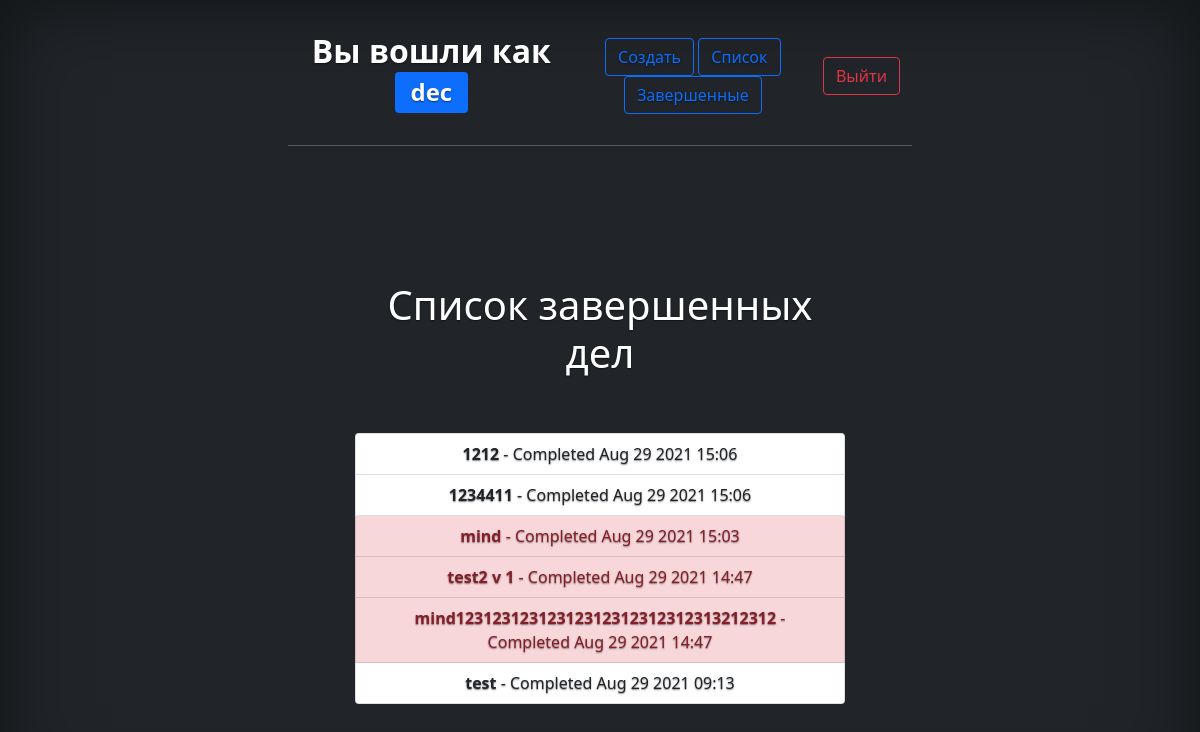
Page /completed/ (signed in) on the committed database.
### todo/models.py (models this page shows, shortened)
class Todo(models.Model):
    title = models.CharField(max_length=100)
    memo = models.TextField(blank=True)
    created = models.DateTimeField(auto_now_add=True)
    datecompleted = models.DateTimeField(null=True, blank=True)
    important = models.BooleanField(default=False)
    user = models.ForeignKey(User, on_delete=models.CASCADE)

### todo/views.py (the view)
# urls.py: path('completed/', views.completedtodos, name='completedtodos'),
@login_required
def completedtodos(request):
    todos = Todo.objects.filter(user=request.user, datecompleted__isnull=False).order_by('-datecompleted')
    return render(request, 'todo/completedtodos.html', {'todos': todos})

### todo/templates/todo/completedtodos.html
{% extends "todo/base.html" %}
{% block content %}
    <div class="row justify-content-center mt-5">
        <div class="col-md-10">
            <h1>Список завершенных дел</h1>
        </div>
    </div>
    <div class="row justify-content-center mt-5">
        <div class="col-md-10">
            <div class="list-group">
                {% for todo in todos %}
                    <a href="{% url 'viewtodo' todo.id %}" class="list-group-item list-group-item-action{% if todo.important %} list-group-item-danger{% endif %}"><b>{{ todo.title }}</b> - Completed {{ todo.datecompleted|date:'M j Y H:i' }}</a>
                {% endfor %}
            </div>
        </div>
    </div>
{% endblock %}

### todo/templates/todo/base.html (shortened to what this page needs)
<!doctype html>
<html lang="en" class="h-100">
  <head>
  <link href="https://cdn.jsdelivr.net/npm/bootstrap@5.1.0/dist/css/bootstrap.min.css" rel="stylesheet">
   <link href="bootstrap.min.css" rel="stylesheet" >
    <link href="cover.css" rel="stylesheet">
  </head>
  <body class="d-flex h-100 text-center text-white bg-dark">
<div class="cover-container d-flex w-100 h-100 p-4 mx-auto flex-column">
  <header class="mb-auto">
    <div>
        <nav class="navbar navbar-expand-lg navbar-light bg-grey">
      <div class="container-fluid">
        {% if user.is_authenticated %}
          <h2><strong>Вы вошли как</strong>  <span class="badge bg-primary"> {{ user.username }}</span></h2>
        <div class="d-grid gap-3 d-md-block">
          <a href="{% url 'createtodo' %}" class="btn btn-outline-primary">Создать</a>
          <a href="{% url 'currenttodos' %}"  class="btn btn-outline-primary">Список</a>
          <a href="{% url 'completedtodos' %}" class="btn btn-outline-primary">Завершенные</a>
            </div>
            <button type="submit" class="btn btn-outline-danger"> Выйти </button>
        {% else %}
        <div class="d-grid gap-2 d-md-block">
          <a href="{% url 'sigupuser' %}" class="btn btn-outline-primary">Зарегистрироваться</a>
          <a href="{% url 'loginuser' %}" class="btn btn-outline-success">Войти</a>
        </div>
        {% endif %}
      </div>
      </nav>
      <hr>
    </div>
  </header>
  <main class="px-3">
    {% block content %} {% endblock %}
  </main>
</div>
</body>
</html>

### todo/templates/todo/cover.css (style rules this page uses)
body { text-shadow: 0 .05rem .1rem rgba(0, 0, 0, .5); box-shadow: inset 0 0 5rem rgba(0, 0, 0, .5); }
.cover-container { max-width: 42em; }

### rows in the picture
Todo: title "1212", datecompleted "Aug 29 2021 15:06"
Todo: title "1234411", datecompleted "Aug 29 2021 15:06"
Todo: title "mind", datecompleted "Aug 29 2021 15:03"
Todo: title "test2 v 1", datecompleted "Aug 29 2021 14:47"
Todo: title "mind12312312312312312312312312313212312", datecompleted "Aug 29 2021 14:47"
Todo: title "test", datecompleted "Aug 29 2021 09:13"

### other values in the picture
{{ user.username }} "dec"
